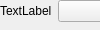
<?xml version="1.0" encoding="UTF-8"?>
<ui version="4.0">
 <class>Form</class>
 <widget class="QWidget" name="Form">
  <property name="windowTitle">
   <string>Form</string>
  </property>
  <widget class="QWidget" name="formLayoutWidget">
   <layout class="QFormLayout" name="formLayout">
    <item row="0" column="0">
     <widget class="QLabel" name="label">
      <property name="enabled">
       <bool>true</bool>
      </property>
      <property name="text">
       <string>TextLabel</string>
      </property>
     </widget>
    </item>
    <item row="0" column="1">
     <widget class="QComboBox" name="comboBox">
      <property name="enabled">
       <bool>true</bool>
      </property>
     </widget>
    </item>
   </layout>
  </widget>
 </widget>
 <resources/>
 <connections/>
</ui>
